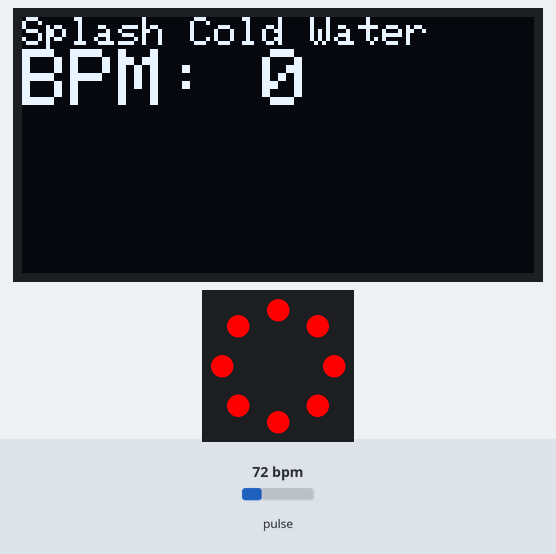
This sketch was run on a simulated Seeed XIAO ESP32-C3. Parts: 128×64 one-colour display, 8 RGB LEDs in a ring, first at the top, clockwise. Inputs (shaded band) come from the test bench; at power-on: pulse 72 bpm.

Above: at 1.2 s.
At 6.2 s:
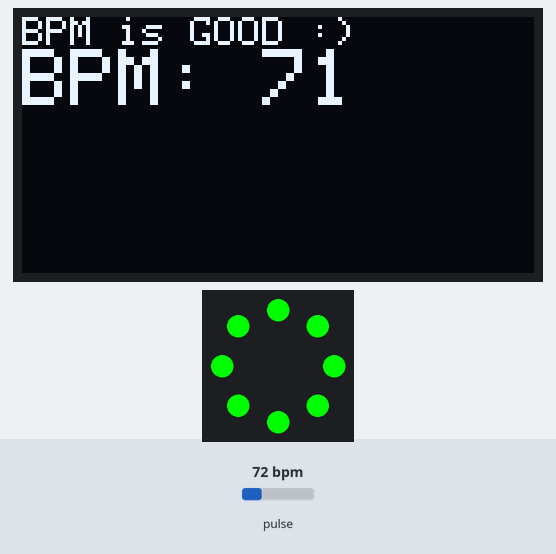
Timing chart, 0 to 7.7 s (numbered marks = the images above):
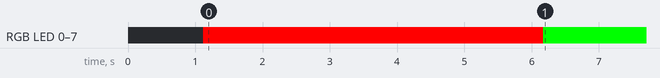

The sketch:

allthree-xiao-statements.ino
```cpp
#include <Wire.h>
#include <Adafruit_NeoPixel.h>
#include <Adafruit_GFX.h>
#include <Adafruit_SSD1306.h>
#include "MAX30105.h"
#include "heartRate.h"

// === Pin Definitions ===
#define SDA_PIN 6            // D4 on XIAO ESP32-C3
#define SCL_PIN 7            // D5 on XIAO ESP32-C3
#define NEOPIXEL_PIN 21      // D6 on XIAO ESP32-C3
#define NUM_LEDS 8

// === OLED Definitions ===
#define SCREEN_WIDTH 128
#define SCREEN_HEIGHT 64
Adafruit_SSD1306 display(SCREEN_WIDTH, SCREEN_HEIGHT, &Wire, -1);

// === Sensor and NeoPixel ===
MAX30105 particleSensor;
Adafruit_NeoPixel ring(NUM_LEDS, NEOPIXEL_PIN, NEO_GRB + NEO_KHZ800);

// === BPM Variables ===
const byte RATE_SIZE = 4;
byte rates[RATE_SIZE];
byte rateSpot = 0;
long lastBeat = 0;
float beatsPerMinute;
int beatAvg = 0;
int displayedBPM = 0;

// Averaging timer
unsigned long bpmAvgStart = 0;
const unsigned long bpmAvgInterval = 5000;  // 5 seconds
bool bpmStable = false;

// Abnormal BPM timer
unsigned long abnormalStartTime = 0;
bool abnormalOngoing = false;

void setup() {
  Serial.begin(115200);
  delay(1000);

  Wire.begin(SDA_PIN, SCL_PIN);
  Wire.setClock(100000);

  // OLED Init
  if (!display.begin(SSD1306_SWITCHCAPVCC, 0x3C)) {
    Serial.println("OLED not found");
    while (1);
  }

  display.clearDisplay();
  display.setTextSize(2);
  display.setTextColor(WHITE);
  display.setCursor(0, 0);
  display.println("Initializing...");
  display.display();

  // NeoPixel Init
  ring.begin();
  ring.clear();
  ring.show();

  // MAX30102 Init
  if (!particleSensor.begin(Wire, I2C_SPEED_STANDARD)) {
    Serial.println("MAX30102 not found.");
    display.clearDisplay();
    display.setCursor(0, 0);
    display.println("Sensor Error");
    display.display();
    while (1);
  }

  particleSensor.setup();
  particleSensor.setPulseAmplitudeRed(0x2A);
  particleSensor.setPulseAmplitudeGreen(0);

  display.clearDisplay();
  display.setTextSize(1.5);
  display.setCursor(5, 25);
  display.println("Wear wrist band");
  display.display();

  bpmAvgStart = millis();
}

void loop() {
  long irValue = particleSensor.getIR();

  if (irValue < 50000) {
    ring.clear();
    ring.show();
    display.clearDisplay();
    display.setCursor(0, 0);
    display.println("Place Finger");
    display.display();
    bpmStable = false;
    abnormalOngoing = false;
    abnormalStartTime = 0;
    bpmAvgStart = millis();
    beatAvg = 0;
    return;
  }

  if (checkForBeat(irValue)) {
    long delta = millis() - lastBeat;
    lastBeat = millis();

    beatsPerMinute = 60 / (delta / 1000.0);

    if (beatsPerMinute > 20 && beatsPerMinute < 255) {
      rates[rateSpot++] = (byte)beatsPerMinute;
      rateSpot %= RATE_SIZE;

      beatAvg = 0;
      for (byte i = 0; i < RATE_SIZE; i++) {
        beatAvg += rates[i];
      }
      beatAvg /= RATE_SIZE;

      // Wait for 5 seconds worth of samples
      if ((millis() - bpmAvgStart) >= bpmAvgInterval) {
        displayedBPM = beatAvg;
        bpmStable = true;
        bpmAvgStart = millis();
      }

      // Determine LED color and display message
      uint32_t color;
      String message = "";

      if (displayedBPM < 60) {
        message = "Splash Cold Water";
        color = ring.Color(255, 0, 0);  // Red

        if (!abnormalOngoing) {
          abnormalOngoing = true;
          abnormalStartTime = millis();
        }

      } else if (displayedBPM <= 100) {
        message = "BPM is GOOD :)";
        color = ring.Color(0, 255, 0);  // Green
        abnormalOngoing = false;
        abnormalStartTime = 0;

      } else {
        message = "Deep Breaths & Meditate";
        color = ring.Color(255, 0, 0);  // Red

        if (!abnormalOngoing) {
          abnormalOngoing = true;
          abnormalStartTime = millis();
        }
      }

      // Show ring LED
      for (int i = 0; i < NUM_LEDS; i++) {
        ring.setPixelColor(i, color);
      }
      ring.show();

      // OLED Display
      display.clearDisplay();
      display.setCursor(0, 0);
      display.setTextSize(1);

      if (abnormalOngoing && (millis() - abnormalStartTime > 5 * 60 * 1000)) {
        display.setTextSize(2);
        display.println("Go to the");
        display.println("Doctor");
      } else {
        display.setTextSize(1);
        display.println(message);
        display.setTextSize(2.5);
        display.print("BPM: ");
        display.println(displayedBPM);
      }

      display.display();
    }
  }

  delay(20);
}
```

Measured:
- by itself, RGB LED 0–7: off → RGB(255, 0, 0) at 1.1 s, → RGB(0, 255, 0) 5.1 s later
- what the display in image 0 shows lasts 5.1 s, from 1.1 s to 6.2 s
